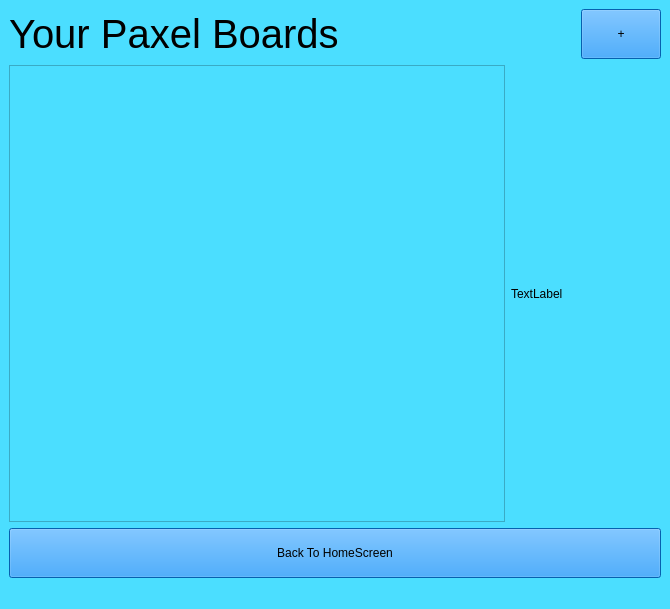
<?xml version="1.0" encoding="UTF-8"?>
<ui version="4.0">
 <class>CreateBoardWindow</class>
 <widget class="QMainWindow" name="CreateBoardWindow">
  <property name="geometry">
   <rect>
    <x>0</x>
    <y>0</y>
    <width>670</width>
    <height>609</height>
   </rect>
  </property>
  <property name="windowTitle">
   <string>MainWindow</string>
  </property>
  <property name="styleSheet">
   <string notr="true">background-color: rgb(75, 222, 255);</string>
  </property>
  <widget class="QWidget" name="centralwidget">
   <layout class="QGridLayout" name="gridLayout">
    <item row="1" column="0" colspan="2">
     <widget class="QScrollArea" name="scrollArea">
      <property name="styleSheet">
       <string notr="true">background-color: rgb(75, 222, 255);</string>
      </property>
      <property name="widgetResizable">
       <bool>true</bool>
      </property>
      <widget class="QWidget" name="scrollAreaWidgetContents">
       <property name="geometry">
        <rect>
         <x>0</x>
         <y>0</y>
         <width>502</width>
         <height>434</height>
        </rect>
       </property>
      </widget>
     </widget>
    </item>
    <item row="0" column="0">
     <widget class="QLabel" name="Title">
      <property name="font">
       <font>
        <family>MS Sans Serif</family>
        <pointsize>30</pointsize>
        <italic>false</italic>
        <bold>false</bold>
       </font>
      </property>
      <property name="styleSheet">
       <string notr="true">font: 30pt &quot;MS Sans Serif&quot;;
color: rgb(0, 0, 0);</string>
      </property>
      <property name="text">
       <string>Your Paxel Boards</string>
      </property>
     </widget>
    </item>
    <item row="2" column="0" colspan="3">
     <widget class="QPushButton" name="HomeScreenButton">
      <property name="sizePolicy">
       <sizepolicy hsizetype="Minimum" vsizetype="Minimum">
        <horstretch>0</horstretch>
        <verstretch>0</verstretch>
       </sizepolicy>
      </property>
      <property name="minimumSize">
       <size>
        <width>0</width>
        <height>50</height>
       </size>
      </property>
      <property name="maximumSize">
       <size>
        <width>16777215</width>
        <height>50</height>
       </size>
      </property>
      <property name="styleSheet">
       <string notr="true">QPushButton { font: 700 50pt &quot;MS Sans Serif&quot;;
color: rgb(0, 0, 0);
background-color: rgb(8, 136, 245);
}

QPushButton:Hover {
background-color: rgb(18, 146, 255);
}</string>
      </property>
      <property name="text">
       <string>Back To HomeScreen</string>
      </property>
     </widget>
    </item>
    <item row="0" column="2" alignment="Qt::AlignmentFlag::AlignRight">
     <widget class="QPushButton" name="pushButton">
      <property name="sizePolicy">
       <sizepolicy hsizetype="Fixed" vsizetype="Fixed">
        <horstretch>100</horstretch>
        <verstretch>100</verstretch>
       </sizepolicy>
      </property>
      <property name="minimumSize">
       <size>
        <width>70</width>
        <height>50</height>
       </size>
      </property>
      <property name="styleSheet">
       <string notr="true">QPushButton { font: 700 50pt &quot;MS Sans Serif&quot;;
color: rgb(0, 0, 0);
background-color: rgb(8, 136, 245);
}

QPushButton:Hover {
background-color: rgb(18, 146, 255);
}</string>
      </property>
      <property name="text">
       <string>+</string>
      </property>
     </widget>
    </item>
    <item row="1" column="2">
     <widget class="QLabel" name="Banner">
      <property name="minimumSize">
       <size>
        <width>150</width>
        <height>0</height>
       </size>
      </property>
      <property name="maximumSize">
       <size>
        <width>150</width>
        <height>9999999</height>
       </size>
      </property>
      <property name="text">
       <string>TextLabel</string>
      </property>
     </widget>
    </item>
   </layout>
  </widget>
  <widget class="QMenuBar" name="menubar">
   <property name="geometry">
    <rect>
     <x>0</x>
     <y>0</y>
     <width>670</width>
     <height>17</height>
    </rect>
   </property>
  </widget>
  <widget class="QStatusBar" name="statusbar"/>
 </widget>
 <resources/>
 <connections/>
</ui>
